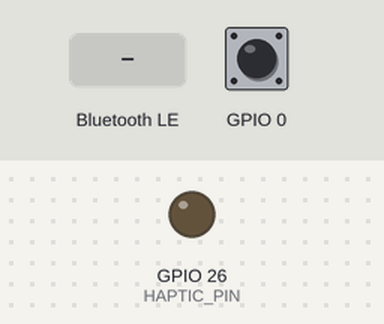
A sketch run on a simulated ESP32. Shown: output pins drawn as LEDs (lit = HIGH). The test bench sets the inputs (shaded band); at power-on: GPIO 0 HIGH. Nothing arrives over Bluetooth unless stated; a phone connects over Bluetooth LE 3 s after start.

Above: at 1.2 s.
1.3 s: Bluetooth LE write "1" received
At 1.8 s:
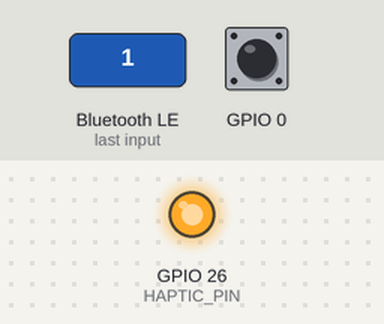
Timing chart, 0 to 4.3 s (numbered marks = the images above; inputs shaded):
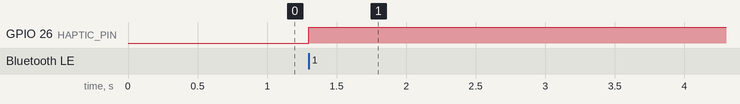

The sketch:

orthostat_esp32.ino
```cpp
/*
  Orthostat wearable firmware for ESP32 (Arduino).
  Advertises as "Orthostat" and talks to BrainFlow Guard on a nearby Windows PC.

  Arduino IDE:
    - Board: ESP32 Dev Module (or your ESP32 board)
    - Library: none extra (uses built-in BLE)

  Pins you can change:
    HAPTIC_PIN  vibration motor / MOSFET gate
    Replace readSensors() with MAX30102 / IMU code when those boards are wired.
*/

#include <BLEDevice.h>
#include <BLEServer.h>
#include <BLEUtils.h>
#include <BLE2902.h>

#define DEVICE_NAME "Orthostat"
#define SERVICE_UUID        "8f0a0001-7d3c-4e2a-9b1f-0c2d4e6f8001"
#define TELEMETRY_UUID      "8f0a0002-7d3c-4e2a-9b1f-0c2d4e6f8001"
#define COMMAND_UUID        "8f0a0003-7d3c-4e2a-9b1f-0c2d4e6f8001"
#define HAPTIC_PIN 26
#define HAPTIC_CHANNEL 0

BLECharacteristic *telemetryChar;
bool deviceConnected = false;
uint8_t hapticLevel = 0;
unsigned long lastNotify = 0;

enum Posture : uint8_t { LYING = 0, SITTING = 1, STANDING = 2 };

struct Telemetry {
  float earBvp = 96.0;
  uint16_t bpm = 72;
  uint8_t systolic = 120;
  uint8_t diastolic = 80;
  float accelG = 1.0;
  uint8_t posture = SITTING;
  uint8_t battEar = 94;
  uint8_t battWrist = 98;
  uint8_t battSleeve = 89;
} telemetry;

class ServerCallbacks : public BLEServerCallbacks {
  void onConnect(BLEServer *) override { deviceConnected = true; }
  void onDisconnect(BLEServer *server) override {
    deviceConnected = false;
    server->startAdvertising();
  }
};

class CommandCallbacks : public BLECharacteristicCallbacks {
  void onWrite(BLECharacteristic *characteristic) override {
    String value = characteristic->getValue();
    if (value.length() == 0) return;
    hapticLevel = (uint8_t)value[0];
    if (hapticLevel > 3) hapticLevel = 3;
  }
};

void applyHaptic() {
  const int duty[] = {0, 80, 160, 255};
  ledcWrite(HAPTIC_CHANNEL, duty[hapticLevel]);
}

void readSensors() {
  // Simulated standing-drop pattern so you can test the PC app before sensors are soldered.
  // Swap this block for real PPG (ear_bvp 0-100), HR, IMU posture, and battery ADC reads.
  static unsigned long start = millis();
  float t = (millis() - start) / 1000.0f;
  bool standing = digitalRead(0) == LOW;  // hold BOOT to simulate STANDING on many ESP32 boards
  telemetry.posture = standing ? STANDING : SITTING;
  if (standing) {
    telemetry.earBvp = 12.0f + 2.0f * sinf(t);
    telemetry.bpm = 110;
    telemetry.systolic = 85;
    telemetry.diastolic = 55;
    telemetry.accelG = 2.4f;
  } else {
    telemetry.earBvp = 96.0f + 3.0f * sinf(t);
    telemetry.bpm = 72;
    telemetry.systolic = 120;
    telemetry.diastolic = 80;
    telemetry.accelG = 1.0f;
  }
}

void notifyTelemetry() {
  uint8_t pkt[13];
  uint16_t bvp10 = (uint16_t)constrain(telemetry.earBvp * 10.0f, 0, 65535);
  uint16_t accel100 = (uint16_t)constrain(telemetry.accelG * 100.0f, 0, 65535);
  pkt[0] = 1;
  memcpy(pkt + 1, &bvp10, 2);
  memcpy(pkt + 3, &telemetry.bpm, 2);
  pkt[5] = telemetry.systolic;
  pkt[6] = telemetry.diastolic;
  memcpy(pkt + 7, &accel100, 2);
  pkt[9] = telemetry.posture;
  pkt[10] = telemetry.battEar;
  pkt[11] = telemetry.battWrist;
  pkt[12] = telemetry.battSleeve;
  telemetryChar->setValue(pkt, sizeof(pkt));
  telemetryChar->notify();
}

void setup() {
  pinMode(HAPTIC_PIN, OUTPUT);
  pinMode(0, INPUT_PULLUP);
  ledcSetup(HAPTIC_CHANNEL, 5000, 8);
  ledcAttachPin(HAPTIC_PIN, HAPTIC_CHANNEL);
  ledcWrite(HAPTIC_CHANNEL, 0);

  BLEDevice::init(DEVICE_NAME);
  BLEServer *server = BLEDevice::createServer();
  server->setCallbacks(new ServerCallbacks());
  BLEService *service = server->createService(SERVICE_UUID);

  telemetryChar = service->createCharacteristic(
      TELEMETRY_UUID, BLECharacteristic::PROPERTY_READ | BLECharacteristic::PROPERTY_NOTIFY);
  telemetryChar->addDescriptor(new BLE2902());

  BLECharacteristic *commandChar = service->createCharacteristic(
      COMMAND_UUID, BLECharacteristic::PROPERTY_WRITE | BLECharacteristic::PROPERTY_WRITE_NR);
  commandChar->setCallbacks(new CommandCallbacks());

  service->start();
  BLEAdvertising *advertising = BLEDevice::getAdvertising();
  advertising->addServiceUUID(SERVICE_UUID);
  advertising->setScanResponse(true);
  advertising->start();
}

void loop() {
  readSensors();
  applyHaptic();
  if (deviceConnected && millis() - lastNotify >= 250) {
    lastNotify = millis();
    notifyTelemetry();
  }
}
```

Measured:
- after the input at 1.3 s, GPIO 26 (HAPTIC_PIN): LOW → HIGH at once
